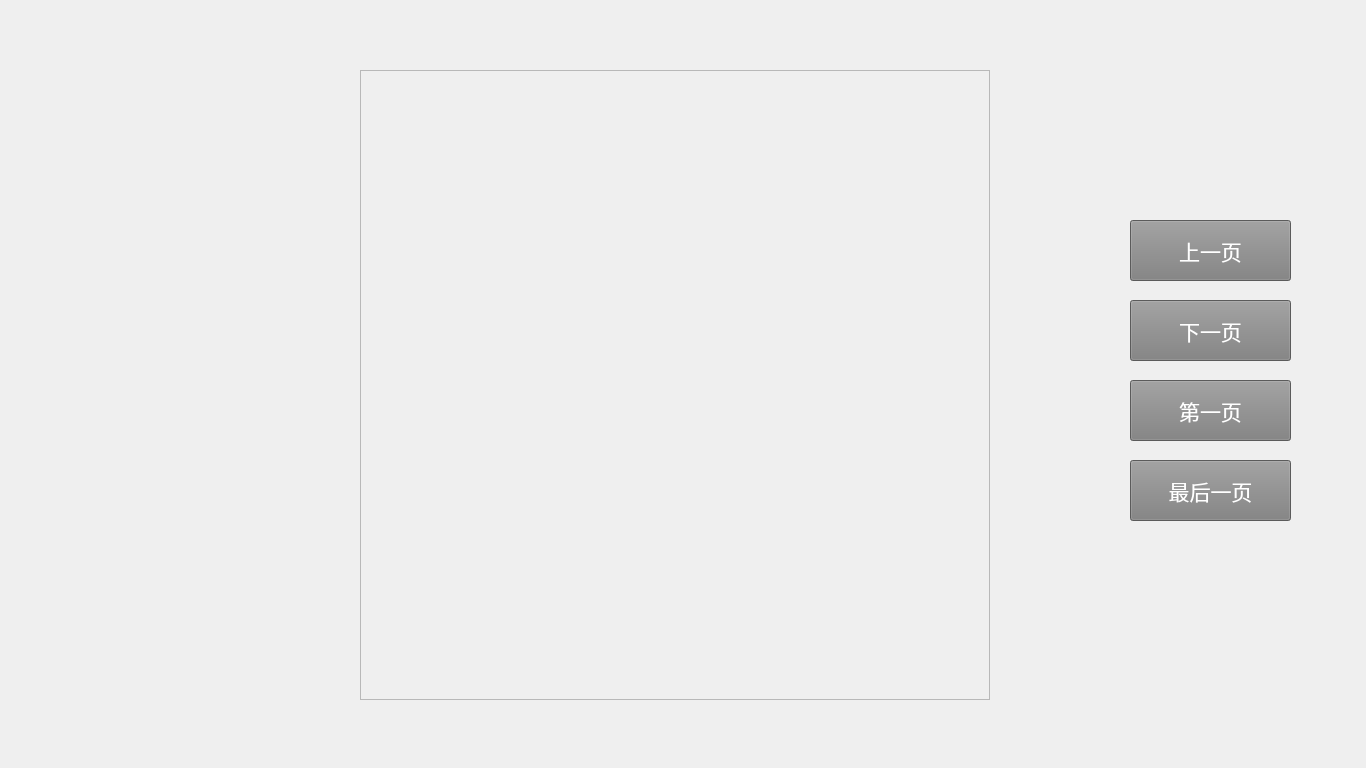
<?xml version="1.0" encoding="UTF-8"?>
<ui version="4.0">
 <class>ColorChart</class>
 <widget class="QWidget" name="ColorChart">
  <property name="geometry">
   <rect>
    <x>0</x>
    <y>0</y>
    <width>1366</width>
    <height>768</height>
   </rect>
  </property>
  <property name="windowTitle">
   <string>Form</string>
  </property>
  <widget class="QPushButton" name="btnNext">
   <property name="geometry">
    <rect>
     <x>1130</x>
     <y>300</y>
     <width>161</width>
     <height>61</height>
    </rect>
   </property>
   <property name="palette">
    <palette>
     <active>
      <colorrole role="WindowText">
       <brush brushstyle="SolidPattern">
        <color alpha="255">
         <red>255</red>
         <green>255</green>
         <blue>255</blue>
        </color>
       </brush>
      </colorrole>
      <colorrole role="Button">
       <brush brushstyle="SolidPattern">
        <color alpha="255">
         <red>127</red>
         <green>127</green>
         <blue>127</blue>
        </color>
       </brush>
      </colorrole>
      <colorrole role="Light">
       <brush brushstyle="SolidPattern">
        <color alpha="255">
         <red>191</red>
         <green>191</green>
         <blue>191</blue>
        </color>
       </brush>
      </colorrole>
      <colorrole role="Midlight">
       <brush brushstyle="SolidPattern">
        <color alpha="255">
         <red>159</red>
         <green>159</green>
         <blue>159</blue>
        </color>
       </brush>
      </colorrole>
      <colorrole role="Dark">
       <brush brushstyle="SolidPattern">
        <color alpha="255">
         <red>63</red>
         <green>63</green>
         <blue>63</blue>
        </color>
       </brush>
      </colorrole>
      <colorrole role="Mid">
       <brush brushstyle="SolidPattern">
        <color alpha="255">
         <red>84</red>
         <green>84</green>
         <blue>84</blue>
        </color>
       </brush>
      </colorrole>
      <colorrole role="Text">
       <brush brushstyle="SolidPattern">
        <color alpha="255">
         <red>255</red>
         <green>255</green>
         <blue>255</blue>
        </color>
       </brush>
      </colorrole>
      <colorrole role="BrightText">
       <brush brushstyle="SolidPattern">
        <color alpha="255">
         <red>255</red>
         <green>255</green>
         <blue>255</blue>
        </color>
       </brush>
      </colorrole>
      <colorrole role="ButtonText">
       <brush brushstyle="SolidPattern">
        <color alpha="255">
         <red>255</red>
         <green>255</green>
         <blue>255</blue>
        </color>
       </brush>
      </colorrole>
      <colorrole role="Base">
       <brush brushstyle="SolidPattern">
        <color alpha="255">
         <red>0</red>
         <green>0</green>
         <blue>0</blue>
        </color>
       </brush>
      </colorrole>
      <colorrole role="Window">
       <brush brushstyle="SolidPattern">
        <color alpha="255">
         <red>127</red>
         <green>127</green>
         <blue>127</blue>
        </color>
       </brush>
      </colorrole>
      <colorrole role="Shadow">
       <brush brushstyle="SolidPattern">
        <color alpha="255">
         <red>0</red>
         <green>0</green>
         <blue>0</blue>
        </color>
       </brush>
      </colorrole>
      <colorrole role="AlternateBase">
       <brush brushstyle="SolidPattern">
        <color alpha="255">
         <red>63</red>
         <green>63</green>
         <blue>63</blue>
        </color>
       </brush>
      </colorrole>
      <colorrole role="ToolTipBase">
       <brush brushstyle="SolidPattern">
        <color alpha="255">
         <red>255</red>
         <green>255</green>
         <blue>220</blue>
        </color>
       </brush>
      </colorrole>
      <colorrole role="ToolTipText">
       <brush brushstyle="SolidPattern">
        <color alpha="255">
         <red>0</red>
         <green>0</green>
         <blue>0</blue>
        </color>
       </brush>
      </colorrole>
     </active>
     <inactive>
      <colorrole role="WindowText">
       <brush brushstyle="SolidPattern">
        <color alpha="255">
         <red>255</red>
         <green>255</green>
         <blue>255</blue>
        </color>
       </brush>
      </colorrole>
      <colorrole role="Button">
       <brush brushstyle="SolidPattern">
        <color alpha="255">
         <red>127</red>
         <green>127</green>
         <blue>127</blue>
        </color>
       </brush>
      </colorrole>
      <colorrole role="Light">
       <brush brushstyle="SolidPattern">
        <color alpha="255">
         <red>191</red>
         <green>191</green>
         <blue>191</blue>
        </color>
       </brush>
      </colorrole>
      <colorrole role="Midlight">
       <brush brushstyle="SolidPattern">
        <color alpha="255">
         <red>159</red>
         <green>159</green>
         <blue>159</blue>
        </color>
       </brush>
      </colorrole>
      <colorrole role="Dark">
       <brush brushstyle="SolidPattern">
        <color alpha="255">
         <red>63</red>
         <green>63</green>
         <blue>63</blue>
        </color>
       </brush>
      </colorrole>
      <colorrole role="Mid">
       <brush brushstyle="SolidPattern">
        <color alpha="255">
         <red>84</red>
         <green>84</green>
         <blue>84</blue>
        </color>
       </brush>
      </colorrole>
      <colorrole role="Text">
       <brush brushstyle="SolidPattern">
        <color alpha="255">
         <red>255</red>
         <green>255</green>
         <blue>255</blue>
        </color>
       </brush>
      </colorrole>
      <colorrole role="BrightText">
       <brush brushstyle="SolidPattern">
        <color alpha="255">
         <red>255</red>
         <green>255</green>
         <blue>255</blue>
        </color>
       </brush>
      </colorrole>
      <colorrole role="ButtonText">
       <brush brushstyle="SolidPattern">
        <color alpha="255">
         <red>255</red>
         <green>255</green>
         <blue>255</blue>
        </color>
       </brush>
      </colorrole>
      <colorrole role="Base">
       <brush brushstyle="SolidPattern">
        <color alpha="255">
         <red>0</red>
         <green>0</green>
         <blue>0</blue>
        </color>
       </brush>
      </colorrole>
      <colorrole role="Window">
       <brush brushstyle="SolidPattern">
        <color alpha="255">
         <red>127</red>
         <green>127</green>
         <blue>127</blue>
        </color>
       </brush>
      </colorrole>
      <colorrole role="Shadow">
       <brush brushstyle="SolidPattern">
        <color alpha="255">
         <red>0</red>
         <green>0</green>
         <blue>0</blue>
        </color>
       </brush>
      </colorrole>
      <colorrole role="AlternateBase">
       <brush brushstyle="SolidPattern">
        <color alpha="255">
         <red>63</red>
         <green>63</green>
         <blue>63</blue>
        </color>
       </brush>
      </colorrole>
      <colorrole role="ToolTipBase">
       <brush brushstyle="SolidPattern">
        <color alpha="255">
         <red>255</red>
         <green>255</green>
         <blue>220</blue>
        </color>
       </brush>
      </colorrole>
      <colorrole role="ToolTipText">
       <brush brushstyle="SolidPattern">
        <color alpha="255">
         <red>0</red>
         <green>0</green>
         <blue>0</blue>
        </color>
       </brush>
      </colorrole>
     </inactive>
     <disabled>
      <colorrole role="WindowText">
       <brush brushstyle="SolidPattern">
        <color alpha="255">
         <red>63</red>
         <green>63</green>
         <blue>63</blue>
        </color>
       </brush>
      </colorrole>
      <colorrole role="Button">
       <brush brushstyle="SolidPattern">
        <color alpha="255">
         <red>127</red>
         <green>127</green>
         <blue>127</blue>
        </color>
       </brush>
      </colorrole>
      <colorrole role="Light">
       <brush brushstyle="SolidPattern">
        <color alpha="255">
         <red>191</red>
         <green>191</green>
         <blue>191</blue>
        </color>
       </brush>
      </colorrole>
      <colorrole role="Midlight">
       <brush brushstyle="SolidPattern">
        <color alpha="255">
         <red>159</red>
         <green>159</green>
         <blue>159</blue>
        </color>
       </brush>
      </colorrole>
      <colorrole role="Dark">
       <brush brushstyle="SolidPattern">
        <color alpha="255">
         <red>63</red>
         <green>63</green>
         <blue>63</blue>
        </color>
       </brush>
      </colorrole>
      <colorrole role="Mid">
       <brush brushstyle="SolidPattern">
        <color alpha="255">
         <red>84</red>
         <green>84</green>
         <blue>84</blue>
        </color>
       </brush>
      </colorrole>
      <colorrole role="Text">
       <brush brushstyle="SolidPattern">
        <color alpha="255">
         <red>63</red>
         <green>63</green>
         <blue>63</blue>
        </color>
       </brush>
      </colorrole>
      <colorrole role="BrightText">
       <brush brushstyle="SolidPattern">
        <color alpha="255">
         <red>255</red>
         <green>255</green>
         <blue>255</blue>
        </color>
       </brush>
      </colorrole>
      <colorrole role="ButtonText">
       <brush brushstyle="SolidPattern">
        <color alpha="255">
         <red>63</red>
         <green>63</green>
         <blue>63</blue>
        </color>
       </brush>
      </colorrole>
      <colorrole role="Base">
       <brush brushstyle="SolidPattern">
        <color alpha="255">
         <red>127</red>
         <green>127</green>
         <blue>127</blue>
        </color>
       </brush>
      </colorrole>
      <colorrole role="Window">
       <brush brushstyle="SolidPattern">
        <color alpha="255">
         <red>127</red>
         <green>127</green>
         <blue>127</blue>
        </color>
       </brush>
      </colorrole>
      <colorrole role="Shadow">
       <brush brushstyle="SolidPattern">
        <color alpha="255">
         <red>0</red>
         <green>0</green>
         <blue>0</blue>
        </color>
       </brush>
      </colorrole>
      <colorrole role="AlternateBase">
       <brush brushstyle="SolidPattern">
        <color alpha="255">
         <red>127</red>
         <green>127</green>
         <blue>127</blue>
        </color>
       </brush>
      </colorrole>
      <colorrole role="ToolTipBase">
       <brush brushstyle="SolidPattern">
        <color alpha="255">
         <red>255</red>
         <green>255</green>
         <blue>220</blue>
        </color>
       </brush>
      </colorrole>
      <colorrole role="ToolTipText">
       <brush brushstyle="SolidPattern">
        <color alpha="255">
         <red>0</red>
         <green>0</green>
         <blue>0</blue>
        </color>
       </brush>
      </colorrole>
     </disabled>
    </palette>
   </property>
   <property name="font">
    <font>
     <family>文泉驛等寬微米黑</family>
     <pointsize>16</pointsize>
    </font>
   </property>
   <property name="focusPolicy">
    <enum>Qt::NoFocus</enum>
   </property>
   <property name="styleSheet">
    <string notr="true">border-image: url(:/rsc/images/btnecg.png);</string>
   </property>
   <property name="text">
    <string>下一页</string>
   </property>
   <property name="icon">
    <iconset theme="QStyle::SP_ArrowBack">
     <normaloff/>
    </iconset>
   </property>
  </widget>
  <widget class="QPushButton" name="btnPrevious">
   <property name="geometry">
    <rect>
     <x>1130</x>
     <y>220</y>
     <width>161</width>
     <height>61</height>
    </rect>
   </property>
   <property name="palette">
    <palette>
     <active>
      <colorrole role="WindowText">
       <brush brushstyle="SolidPattern">
        <color alpha="255">
         <red>255</red>
         <green>255</green>
         <blue>255</blue>
        </color>
       </brush>
      </colorrole>
      <colorrole role="Button">
       <brush brushstyle="SolidPattern">
        <color alpha="255">
         <red>127</red>
         <green>127</green>
         <blue>127</blue>
        </color>
       </brush>
      </colorrole>
      <colorrole role="Light">
       <brush brushstyle="SolidPattern">
        <color alpha="255">
         <red>191</red>
         <green>191</green>
         <blue>191</blue>
        </color>
       </brush>
      </colorrole>
      <colorrole role="Midlight">
       <brush brushstyle="SolidPattern">
        <color alpha="255">
         <red>159</red>
         <green>159</green>
         <blue>159</blue>
        </color>
       </brush>
      </colorrole>
      <colorrole role="Dark">
       <brush brushstyle="SolidPattern">
        <color alpha="255">
         <red>63</red>
         <green>63</green>
         <blue>63</blue>
        </color>
       </brush>
      </colorrole>
      <colorrole role="Mid">
       <brush brushstyle="SolidPattern">
        <color alpha="255">
         <red>84</red>
         <green>84</green>
         <blue>84</blue>
        </color>
       </brush>
      </colorrole>
      <colorrole role="Text">
       <brush brushstyle="SolidPattern">
        <color alpha="255">
         <red>255</red>
         <green>255</green>
         <blue>255</blue>
        </color>
       </brush>
      </colorrole>
      <colorrole role="BrightText">
       <brush brushstyle="SolidPattern">
        <color alpha="255">
         <red>255</red>
         <green>255</green>
         <blue>255</blue>
        </color>
       </brush>
      </colorrole>
      <colorrole role="ButtonText">
       <brush brushstyle="SolidPattern">
        <color alpha="255">
         <red>255</red>
         <green>255</green>
         <blue>255</blue>
        </color>
       </brush>
      </colorrole>
      <colorrole role="Base">
       <brush brushstyle="SolidPattern">
        <color alpha="255">
         <red>0</red>
         <green>0</green>
         <blue>0</blue>
        </color>
       </brush>
      </colorrole>
      <colorrole role="Window">
       <brush brushstyle="SolidPattern">
        <color alpha="255">
         <red>127</red>
         <green>127</green>
         <blue>127</blue>
        </color>
       </brush>
      </colorrole>
      <colorrole role="Shadow">
       <brush brushstyle="SolidPattern">
        <color alpha="255">
         <red>0</red>
         <green>0</green>
         <blue>0</blue>
        </color>
       </brush>
      </colorrole>
      <colorrole role="AlternateBase">
       <brush brushstyle="SolidPattern">
        <color alpha="255">
         <red>63</red>
         <green>63</green>
         <blue>63</blue>
        </color>
       </brush>
      </colorrole>
      <colorrole role="ToolTipBase">
       <brush brushstyle="SolidPattern">
        <color alpha="255">
         <red>255</red>
         <green>255</green>
         <blue>220</blue>
        </color>
       </brush>
      </colorrole>
      <colorrole role="ToolTipText">
       <brush brushstyle="SolidPattern">
        <color alpha="255">
         <red>0</red>
         <green>0</green>
         <blue>0</blue>
        </color>
       </brush>
      </colorrole>
     </active>
     <inactive>
      <colorrole role="WindowText">
       <brush brushstyle="SolidPattern">
        <color alpha="255">
         <red>255</red>
         <green>255</green>
         <blue>255</blue>
        </color>
       </brush>
      </colorrole>
      <colorrole role="Button">
       <brush brushstyle="SolidPattern">
        <color alpha="255">
         <red>127</red>
         <green>127</green>
         <blue>127</blue>
        </color>
       </brush>
      </colorrole>
      <colorrole role="Light">
       <brush brushstyle="SolidPattern">
        <color alpha="255">
         <red>191</red>
         <green>191</green>
         <blue>191</blue>
        </color>
       </brush>
      </colorrole>
      <colorrole role="Midlight">
       <brush brushstyle="SolidPattern">
        <color alpha="255">
         <red>159</red>
         <green>159</green>
         <blue>159</blue>
        </color>
       </brush>
      </colorrole>
      <colorrole role="Dark">
       <brush brushstyle="SolidPattern">
        <color alpha="255">
         <red>63</red>
         <green>63</green>
         <blue>63</blue>
        </color>
       </brush>
      </colorrole>
      <colorrole role="Mid">
       <brush brushstyle="SolidPattern">
        <color alpha="255">
         <red>84</red>
         <green>84</green>
         <blue>84</blue>
        </color>
       </brush>
      </colorrole>
      <colorrole role="Text">
       <brush brushstyle="SolidPattern">
        <color alpha="255">
         <red>255</red>
         <green>255</green>
         <blue>255</blue>
        </color>
       </brush>
      </colorrole>
      <colorrole role="BrightText">
       <brush brushstyle="SolidPattern">
        <color alpha="255">
         <red>255</red>
         <green>255</green>
         <blue>255</blue>
        </color>
       </brush>
      </colorrole>
      <colorrole role="ButtonText">
       <brush brushstyle="SolidPattern">
        <color alpha="255">
         <red>255</red>
         <green>255</green>
         <blue>255</blue>
        </color>
       </brush>
      </colorrole>
      <colorrole role="Base">
       <brush brushstyle="SolidPattern">
        <color alpha="255">
         <red>0</red>
         <green>0</green>
         <blue>0</blue>
        </color>
       </brush>
      </colorrole>
      <colorrole role="Window">
       <brush brushstyle="SolidPattern">
        <color alpha="255">
         <red>127</red>
         <green>127</green>
         <blue>127</blue>
        </color>
       </brush>
      </colorrole>
      <colorrole role="Shadow">
       <brush brushstyle="SolidPattern">
        <color alpha="255">
         <red>0</red>
         <green>0</green>
         <blue>0</blue>
        </color>
       </brush>
      </colorrole>
      <colorrole role="AlternateBase">
       <brush brushstyle="SolidPattern">
        <color alpha="255">
         <red>63</red>
         <green>63</green>
         <blue>63</blue>
        </color>
       </brush>
      </colorrole>
      <colorrole role="ToolTipBase">
       <brush brushstyle="SolidPattern">
        <color alpha="255">
         <red>255</red>
         <green>255</green>
         <blue>220</blue>
        </color>
       </brush>
      </colorrole>
      <colorrole role="ToolTipText">
       <brush brushstyle="SolidPattern">
        <color alpha="255">
         <red>0</red>
         <green>0</green>
         <blue>0</blue>
        </color>
       </brush>
      </colorrole>
     </inactive>
     <disabled>
      <colorrole role="WindowText">
       <brush brushstyle="SolidPattern">
        <color alpha="255">
         <red>63</red>
         <green>63</green>
         <blue>63</blue>
        </color>
       </brush>
      </colorrole>
      <colorrole role="Button">
       <brush brushstyle="SolidPattern">
        <color alpha="255">
         <red>127</red>
         <green>127</green>
         <blue>127</blue>
        </color>
       </brush>
      </colorrole>
      <colorrole role="Light">
       <brush brushstyle="SolidPattern">
        <color alpha="255">
         <red>191</red>
         <green>191</green>
         <blue>191</blue>
        </color>
       </brush>
      </colorrole>
      <colorrole role="Midlight">
       <brush brushstyle="SolidPattern">
        <color alpha="255">
         <red>159</red>
         <green>159</green>
         <blue>159</blue>
        </color>
       </brush>
      </colorrole>
      <colorrole role="Dark">
       <brush brushstyle="SolidPattern">
        <color alpha="255">
         <red>63</red>
         <green>63</green>
         <blue>63</blue>
        </color>
       </brush>
      </colorrole>
      <colorrole role="Mid">
       <brush brushstyle="SolidPattern">
        <color alpha="255">
         <red>84</red>
         <green>84</green>
         <blue>84</blue>
        </color>
       </brush>
      </colorrole>
      <colorrole role="Text">
       <brush brushstyle="SolidPattern">
        <color alpha="255">
         <red>63</red>
         <green>63</green>
         <blue>63</blue>
        </color>
       </brush>
      </colorrole>
      <colorrole role="BrightText">
       <brush brushstyle="SolidPattern">
        <color alpha="255">
         <red>255</red>
         <green>255</green>
         <blue>255</blue>
        </color>
       </brush>
      </colorrole>
      <colorrole role="ButtonText">
       <brush brushstyle="SolidPattern">
        <color alpha="255">
         <red>63</red>
         <green>63</green>
         <blue>63</blue>
        </color>
       </brush>
      </colorrole>
      <colorrole role="Base">
       <brush brushstyle="SolidPattern">
        <color alpha="255">
         <red>127</red>
         <green>127</green>
         <blue>127</blue>
        </color>
       </brush>
      </colorrole>
      <colorrole role="Window">
       <brush brushstyle="SolidPattern">
        <color alpha="255">
         <red>127</red>
         <green>127</green>
         <blue>127</blue>
        </color>
       </brush>
      </colorrole>
      <colorrole role="Shadow">
       <brush brushstyle="SolidPattern">
        <color alpha="255">
         <red>0</red>
         <green>0</green>
         <blue>0</blue>
        </color>
       </brush>
      </colorrole>
      <colorrole role="AlternateBase">
       <brush brushstyle="SolidPattern">
        <color alpha="255">
         <red>127</red>
         <green>127</green>
         <blue>127</blue>
        </color>
       </brush>
      </colorrole>
      <colorrole role="ToolTipBase">
       <brush brushstyle="SolidPattern">
        <color alpha="255">
         <red>255</red>
         <green>255</green>
         <blue>220</blue>
        </color>
       </brush>
      </colorrole>
      <colorrole role="ToolTipText">
       <brush brushstyle="SolidPattern">
        <color alpha="255">
         <red>0</red>
         <green>0</green>
         <blue>0</blue>
        </color>
       </brush>
      </colorrole>
     </disabled>
    </palette>
   </property>
   <property name="font">
    <font>
     <family>文泉驛等寬微米黑</family>
     <pointsize>16</pointsize>
    </font>
   </property>
   <property name="focusPolicy">
    <enum>Qt::NoFocus</enum>
   </property>
   <property name="styleSheet">
    <string notr="true">border-image: url(:/rsc/images/btnecg.png);</string>
   </property>
   <property name="text">
    <string>上一页</string>
   </property>
  </widget>
  <widget class="QFrame" name="frame">
   <property name="geometry">
    <rect>
     <x>360</x>
     <y>70</y>
     <width>630</width>
     <height>630</height>
    </rect>
   </property>
   <property name="frameShape">
    <enum>QFrame::StyledPanel</enum>
   </property>
   <property name="frameShadow">
    <enum>QFrame::Raised</enum>
   </property>
  </widget>
  <widget class="QPushButton" name="btnLastPage">
   <property name="geometry">
    <rect>
     <x>1130</x>
     <y>460</y>
     <width>161</width>
     <height>61</height>
    </rect>
   </property>
   <property name="palette">
    <palette>
     <active>
      <colorrole role="WindowText">
       <brush brushstyle="SolidPattern">
        <color alpha="255">
         <red>255</red>
         <green>255</green>
         <blue>255</blue>
        </color>
       </brush>
      </colorrole>
      <colorrole role="Button">
       <brush brushstyle="SolidPattern">
        <color alpha="255">
         <red>127</red>
         <green>127</green>
         <blue>127</blue>
        </color>
       </brush>
      </colorrole>
      <colorrole role="Light">
       <brush brushstyle="SolidPattern">
        <color alpha="255">
         <red>191</red>
         <green>191</green>
         <blue>191</blue>
        </color>
       </brush>
      </colorrole>
      <colorrole role="Midlight">
       <brush brushstyle="SolidPattern">
        <color alpha="255">
         <red>159</red>
         <green>159</green>
         <blue>159</blue>
        </color>
       </brush>
      </colorrole>
      <colorrole role="Dark">
       <brush brushstyle="SolidPattern">
        <color alpha="255">
         <red>63</red>
         <green>63</green>
         <blue>63</blue>
        </color>
       </brush>
      </colorrole>
      <colorrole role="Mid">
       <brush brushstyle="SolidPattern">
        <color alpha="255">
         <red>84</red>
         <green>84</green>
         <blue>84</blue>
        </color>
       </brush>
      </colorrole>
      <colorrole role="Text">
       <brush brushstyle="SolidPattern">
        <color alpha="255">
         <red>255</red>
         <green>255</green>
         <blue>255</blue>
        </color>
       </brush>
      </colorrole>
      <colorrole role="BrightText">
       <brush brushstyle="SolidPattern">
        <color alpha="255">
         <red>255</red>
         <green>255</green>
         <blue>255</blue>
        </color>
       </brush>
      </colorrole>
      <colorrole role="ButtonText">
       <brush brushstyle="SolidPattern">
        <color alpha="255">
         <red>255</red>
         <green>255</green>
         <blue>255</blue>
        </color>
       </brush>
      </colorrole>
      <colorrole role="Base">
       <brush brushstyle="SolidPattern">
        <color alpha="255">
         <red>0</red>
         <green>0</green>
         <blue>0</blue>
        </color>
       </brush>
      </colorrole>
      <colorrole role="Window">
       <brush brushstyle="SolidPattern">
        <color alpha="255">
         <red>127</red>
         <green>127</green>
         <blue>127</blue>
        </color>
       </brush>
      </colorrole>
      <colorrole role="Shadow">
       <brush brushstyle="SolidPattern">
        <color alpha="255">
         <red>0</red>
         <green>0</green>
         <blue>0</blue>
        </color>
       </brush>
      </colorrole>
      <colorrole role="AlternateBase">
       <brush brushstyle="SolidPattern">
        <color alpha="255">
         <red>63</red>
         <green>63</green>
         <blue>63</blue>
        </color>
       </brush>
      </colorrole>
      <colorrole role="ToolTipBase">
       <brush brushstyle="SolidPattern">
        <color alpha="255">
         <red>255</red>
         <green>255</green>
         <blue>220</blue>
        </color>
       </brush>
      </colorrole>
      <colorrole role="ToolTipText">
       <brush brushstyle="SolidPattern">
        <color alpha="255">
         <red>0</red>
         <green>0</green>
         <blue>0</blue>
        </color>
       </brush>
      </colorrole>
     </active>
     <inactive>
      <colorrole role="WindowText">
       <brush brushstyle="SolidPattern">
        <color alpha="255">
         <red>255</red>
         <green>255</green>
         <blue>255</blue>
        </color>
       </brush>
      </colorrole>
      <colorrole role="Button">
       <brush brushstyle="SolidPattern">
        <color alpha="255">
         <red>127</red>
         <green>127</green>
         <blue>127</blue>
        </color>
       </brush>
      </colorrole>
      <colorrole role="Light">
       <brush brushstyle="SolidPattern">
        <color alpha="255">
         <red>191</red>
         <green>191</green>
         <blue>191</blue>
        </color>
       </brush>
      </colorrole>
      <colorrole role="Midlight">
       <brush brushstyle="SolidPattern">
        <color alpha="255">
         <red>159</red>
         <green>159</green>
         <blue>159</blue>
        </color>
       </brush>
      </colorrole>
      <colorrole role="Dark">
       <brush brushstyle="SolidPattern">
        <color alpha="255">
         <red>63</red>
         <green>63</green>
         <blue>63</blue>
        </color>
       </brush>
      </colorrole>
      <colorrole role="Mid">
       <brush brushstyle="SolidPattern">
        <color alpha="255">
         <red>84</red>
         <green>84</green>
         <blue>84</blue>
        </color>
       </brush>
      </colorrole>
      <colorrole role="Text">
       <brush brushstyle="SolidPattern">
        <color alpha="255">
         <red>255</red>
         <green>255</green>
         <blue>255</blue>
        </color>
       </brush>
      </colorrole>
      <colorrole role="BrightText">
       <brush brushstyle="SolidPattern">
        <color alpha="255">
         <red>255</red>
         <green>255</green>
         <blue>255</blue>
        </color>
       </brush>
      </colorrole>
      <colorrole role="ButtonText">
       <brush brushstyle="SolidPattern">
        <color alpha="255">
         <red>255</red>
         <green>255</green>
         <blue>255</blue>
        </color>
       </brush>
      </colorrole>
      <colorrole role="Base">
       <brush brushstyle="SolidPattern">
        <color alpha="255">
         <red>0</red>
         <green>0</green>
         <blue>0</blue>
        </color>
       </brush>
      </colorrole>
      <colorrole role="Window">
       <brush brushstyle="SolidPattern">
        <color alpha="255">
         <red>127</red>
         <green>127</green>
         <blue>127</blue>
        </color>
       </brush>
      </colorrole>
      <colorrole role="Shadow">
       <brush brushstyle="SolidPattern">
        <color alpha="255">
         <red>0</red>
         <green>0</green>
         <blue>0</blue>
        </color>
       </brush>
      </colorrole>
      <colorrole role="AlternateBase">
       <brush brushstyle="SolidPattern">
        <color alpha="255">
         <red>63</red>
         <green>63</green>
         <blue>63</blue>
        </color>
       </brush>
      </colorrole>
      <colorrole role="ToolTipBase">
       <brush brushstyle="SolidPattern">
        <color alpha="255">
         <red>255</red>
         <green>255</green>
         <blue>220</blue>
        </color>
       </brush>
      </colorrole>
      <colorrole role="ToolTipText">
       <brush brushstyle="SolidPattern">
        <color alpha="255">
         <red>0</red>
         <green>0</green>
         <blue>0</blue>
        </color>
       </brush>
      </colorrole>
     </inactive>
     <disabled>
      <colorrole role="WindowText">
       <brush brushstyle="SolidPattern">
        <color alpha="255">
         <red>63</red>
         <green>63</green>
         <blue>63</blue>
        </color>
       </brush>
      </colorrole>
      <colorrole role="Button">
       <brush brushstyle="SolidPattern">
        <color alpha="255">
         <red>127</red>
         <green>127</green>
         <blue>127</blue>
        </color>
       </brush>
      </colorrole>
      <colorrole role="Light">
       <brush brushstyle="SolidPattern">
        <color alpha="255">
         <red>191</red>
         <green>191</green>
         <blue>191</blue>
        </color>
       </brush>
      </colorrole>
      <colorrole role="Midlight">
       <brush brushstyle="SolidPattern">
        <color alpha="255">
         <red>159</red>
         <green>159</green>
         <blue>159</blue>
        </color>
       </brush>
      </colorrole>
      <colorrole role="Dark">
       <brush brushstyle="SolidPattern">
        <color alpha="255">
         <red>63</red>
         <green>63</green>
         <blue>63</blue>
        </color>
       </brush>
      </colorrole>
      <colorrole role="Mid">
       <brush brushstyle="SolidPattern">
        <color alpha="255">
         <red>84</red>
         <green>84</green>
         <blue>84</blue>
        </color>
       </brush>
      </colorrole>
      <colorrole role="Text">
       <brush brushstyle="SolidPattern">
        <color alpha="255">
         <red>63</red>
         <green>63</green>
         <blue>63</blue>
        </color>
       </brush>
      </colorrole>
      <colorrole role="BrightText">
       <brush brushstyle="SolidPattern">
        <color alpha="255">
         <red>255</red>
         <green>255</green>
         <blue>255</blue>
        </color>
       </brush>
      </colorrole>
      <colorrole role="ButtonText">
       <brush brushstyle="SolidPattern">
        <color alpha="255">
         <red>63</red>
         <green>63</green>
         <blue>63</blue>
        </color>
       </brush>
      </colorrole>
      <colorrole role="Base">
       <brush brushstyle="SolidPattern">
        <color alpha="255">
         <red>127</red>
         <green>127</green>
         <blue>127</blue>
        </color>
       </brush>
      </colorrole>
      <colorrole role="Window">
       <brush brushstyle="SolidPattern">
        <color alpha="255">
         <red>127</red>
         <green>127</green>
         <blue>127</blue>
        </color>
       </brush>
      </colorrole>
      <colorrole role="Shadow">
       <brush brushstyle="SolidPattern">
        <color alpha="255">
         <red>0</red>
         <green>0</green>
         <blue>0</blue>
        </color>
       </brush>
      </colorrole>
      <colorrole role="AlternateBase">
       <brush brushstyle="SolidPattern">
        <color alpha="255">
         <red>127</red>
         <green>127</green>
         <blue>127</blue>
        </color>
       </brush>
      </colorrole>
      <colorrole role="ToolTipBase">
       <brush brushstyle="SolidPattern">
        <color alpha="255">
         <red>255</red>
         <green>255</green>
         <blue>220</blue>
        </color>
       </brush>
      </colorrole>
      <colorrole role="ToolTipText">
       <brush brushstyle="SolidPattern">
        <color alpha="255">
         <red>0</red>
         <green>0</green>
         <blue>0</blue>
        </color>
       </brush>
      </colorrole>
     </disabled>
    </palette>
   </property>
   <property name="font">
    <font>
     <family>文泉驛等寬微米黑</family>
     <pointsize>16</pointsize>
    </font>
   </property>
   <property name="focusPolicy">
    <enum>Qt::NoFocus</enum>
   </property>
   <property name="styleSheet">
    <string notr="true">border-image: url(:/rsc/images/btnecg.png);</string>
   </property>
   <property name="text">
    <string>最后一页</string>
   </property>
   <property name="icon">
    <iconset theme="QStyle::SP_ArrowBack">
     <normaloff/>
    </iconset>
   </property>
  </widget>
  <widget class="QPushButton" name="btnFirstPage">
   <property name="geometry">
    <rect>
     <x>1130</x>
     <y>380</y>
     <width>161</width>
     <height>61</height>
    </rect>
   </property>
   <property name="palette">
    <palette>
     <active>
      <colorrole role="WindowText">
       <brush brushstyle="SolidPattern">
        <color alpha="255">
         <red>255</red>
         <green>255</green>
         <blue>255</blue>
        </color>
       </brush>
      </colorrole>
      <colorrole role="Button">
       <brush brushstyle="SolidPattern">
        <color alpha="255">
         <red>127</red>
         <green>127</green>
         <blue>127</blue>
        </color>
       </brush>
      </colorrole>
      <colorrole role="Light">
       <brush brushstyle="SolidPattern">
        <color alpha="255">
         <red>191</red>
         <green>191</green>
         <blue>191</blue>
        </color>
       </brush>
      </colorrole>
      <colorrole role="Midlight">
       <brush brushstyle="SolidPattern">
        <color alpha="255">
         <red>159</red>
         <green>159</green>
         <blue>159</blue>
        </color>
       </brush>
      </colorrole>
      <colorrole role="Dark">
       <brush brushstyle="SolidPattern">
        <color alpha="255">
         <red>63</red>
         <green>63</green>
         <blue>63</blue>
        </color>
       </brush>
      </colorrole>
      <colorrole role="Mid">
       <brush brushstyle="SolidPattern">
        <color alpha="255">
         <red>84</red>
         <green>84</green>
         <blue>84</blue>
        </color>
       </brush>
      </colorrole>
      <colorrole role="Text">
       <brush brushstyle="SolidPattern">
        <color alpha="255">
         <red>255</red>
         <green>255</green>
         <blue>255</blue>
        </color>
       </brush>
      </colorrole>
      <colorrole role="BrightText">
       <brush brushstyle="SolidPattern">
        <color alpha="255">
         <red>255</red>
         <green>255</green>
         <blue>255</blue>
        </color>
       </brush>
      </colorrole>
      <colorrole role="ButtonText">
       <brush brushstyle="SolidPattern">
        <color alpha="255">
         <red>255</red>
         <green>255</green>
         <blue>255</blue>
        </color>
       </brush>
      </colorrole>
      <colorrole role="Base">
       <brush brushstyle="SolidPattern">
        <color alpha="255">
         <red>0</red>
         <green>0</green>
         <blue>0</blue>
        </color>
       </brush>
      </colorrole>
      <colorrole role="Window">
       <brush brushstyle="SolidPattern">
        <color alpha="255">
         <red>127</red>
         <green>127</green>
         <blue>127</blue>
        </color>
       </brush>
      </colorrole>
      <colorrole role="Shadow">
       <brush brushstyle="SolidPattern">
        <color alpha="255">
         <red>0</red>
         <green>0</green>
         <blue>0</blue>
        </color>
       </brush>
      </colorrole>
      <colorrole role="AlternateBase">
       <brush brushstyle="SolidPattern">
        <color alpha="255">
         <red>63</red>
         <green>63</green>
         <blue>63</blue>
        </color>
       </brush>
      </colorrole>
      <colorrole role="ToolTipBase">
       <brush brushstyle="SolidPattern">
        <color alpha="255">
         <red>255</red>
         <green>255</green>
         <blue>220</blue>
        </color>
       </brush>
      </colorrole>
      <colorrole role="ToolTipText">
       <brush brushstyle="SolidPattern">
        <color alpha="255">
         <red>0</red>
         <green>0</green>
         <blue>0</blue>
        </color>
       </brush>
      </colorrole>
     </active>
     <inactive>
      <colorrole role="WindowText">
       <brush brushstyle="SolidPattern">
        <color alpha="255">
         <red>255</red>
         <green>255</green>
         <blue>255</blue>
        </color>
       </brush>
      </colorrole>
      <colorrole role="Button">
       <brush brushstyle="SolidPattern">
        <color alpha="255">
         <red>127</red>
         <green>127</green>
         <blue>127</blue>
        </color>
       </brush>
      </colorrole>
      <colorrole role="Light">
       <brush brushstyle="SolidPattern">
        <color alpha="255">
         <red>191</red>
         <green>191</green>
         <blue>191</blue>
        </color>
       </brush>
      </colorrole>
      <colorrole role="Midlight">
       <brush brushstyle="SolidPattern">
        <color alpha="255">
         <red>159</red>
         <green>159</green>
         <blue>159</blue>
        </color>
       </brush>
      </colorrole>
      <colorrole role="Dark">
       <brush brushstyle="SolidPattern">
        <color alpha="255">
         <red>63</red>
         <green>63</green>
         <blue>63</blue>
        </color>
       </brush>
      </colorrole>
      <colorrole role="Mid">
       <brush brushstyle="SolidPattern">
        <color alpha="255">
         <red>84</red>
         <green>84</green>
         <blue>84</blue>
        </color>
       </brush>
      </colorrole>
      <colorrole role="Text">
       <brush brushstyle="SolidPattern">
        <color alpha="255">
         <red>255</red>
         <green>255</green>
         <blue>255</blue>
        </color>
       </brush>
      </colorrole>
      <colorrole role="BrightText">
       <brush brushstyle="SolidPattern">
        <color alpha="255">
         <red>255</red>
         <green>255</green>
         <blue>255</blue>
        </color>
       </brush>
      </colorrole>
      <colorrole role="ButtonText">
       <brush brushstyle="SolidPattern">
        <color alpha="255">
         <red>255</red>
         <green>255</green>
         <blue>255</blue>
        </color>
       </brush>
      </colorrole>
      <colorrole role="Base">
       <brush brushstyle="SolidPattern">
        <color alpha="255">
         <red>0</red>
         <green>0</green>
         <blue>0</blue>
        </color>
       </brush>
      </colorrole>
      <colorrole role="Window">
       <brush brushstyle="SolidPattern">
        <color alpha="255">
         <red>127</red>
         <green>127</green>
         <blue>127</blue>
        </color>
       </brush>
      </colorrole>
      <colorrole role="Shadow">
       <brush brushstyle="SolidPattern">
        <color alpha="255">
         <red>0</red>
         <green>0</green>
         <blue>0</blue>
        </color>
       </brush>
      </colorrole>
      <colorrole role="AlternateBase">
       <brush brushstyle="SolidPattern">
        <color alpha="255">
         <red>63</red>
         <green>63</green>
         <blue>63</blue>
        </color>
       </brush>
      </colorrole>
      <colorrole role="ToolTipBase">
       <brush brushstyle="SolidPattern">
        <color alpha="255">
         <red>255</red>
         <green>255</green>
         <blue>220</blue>
        </color>
       </brush>
      </colorrole>
      <colorrole role="ToolTipText">
       <brush brushstyle="SolidPattern">
        <color alpha="255">
         <red>0</red>
         <green>0</green>
         <blue>0</blue>
        </color>
       </brush>
      </colorrole>
     </inactive>
     <disabled>
      <colorrole role="WindowText">
       <brush brushstyle="SolidPattern">
        <color alpha="255">
         <red>63</red>
         <green>63</green>
         <blue>63</blue>
        </color>
       </brush>
      </colorrole>
      <colorrole role="Button">
       <brush brushstyle="SolidPattern">
        <color alpha="255">
         <red>127</red>
         <green>127</green>
         <blue>127</blue>
        </color>
       </brush>
      </colorrole>
      <colorrole role="Light">
       <brush brushstyle="SolidPattern">
        <color alpha="255">
         <red>191</red>
         <green>191</green>
         <blue>191</blue>
        </color>
       </brush>
      </colorrole>
      <colorrole role="Midlight">
       <brush brushstyle="SolidPattern">
        <color alpha="255">
         <red>159</red>
         <green>159</green>
         <blue>159</blue>
        </color>
       </brush>
      </colorrole>
      <colorrole role="Dark">
       <brush brushstyle="SolidPattern">
        <color alpha="255">
         <red>63</red>
         <green>63</green>
         <blue>63</blue>
        </color>
       </brush>
      </colorrole>
      <colorrole role="Mid">
       <brush brushstyle="SolidPattern">
        <color alpha="255">
         <red>84</red>
         <green>84</green>
         <blue>84</blue>
        </color>
       </brush>
      </colorrole>
      <colorrole role="Text">
       <brush brushstyle="SolidPattern">
        <color alpha="255">
         <red>63</red>
         <green>63</green>
         <blue>63</blue>
        </color>
       </brush>
      </colorrole>
      <colorrole role="BrightText">
       <brush brushstyle="SolidPattern">
        <color alpha="255">
         <red>255</red>
         <green>255</green>
         <blue>255</blue>
        </color>
       </brush>
      </colorrole>
      <colorrole role="ButtonText">
       <brush brushstyle="SolidPattern">
        <color alpha="255">
         <red>63</red>
         <green>63</green>
         <blue>63</blue>
        </color>
       </brush>
      </colorrole>
      <colorrole role="Base">
       <brush brushstyle="SolidPattern">
        <color alpha="255">
         <red>127</red>
         <green>127</green>
         <blue>127</blue>
        </color>
       </brush>
      </colorrole>
      <colorrole role="Window">
       <brush brushstyle="SolidPattern">
        <color alpha="255">
         <red>127</red>
         <green>127</green>
         <blue>127</blue>
        </color>
       </brush>
      </colorrole>
      <colorrole role="Shadow">
       <brush brushstyle="SolidPattern">
        <color alpha="255">
         <red>0</red>
         <green>0</green>
         <blue>0</blue>
        </color>
       </brush>
      </colorrole>
      <colorrole role="AlternateBase">
       <brush brushstyle="SolidPattern">
        <color alpha="255">
         <red>127</red>
         <green>127</green>
         <blue>127</blue>
        </color>
       </brush>
      </colorrole>
      <colorrole role="ToolTipBase">
       <brush brushstyle="SolidPattern">
        <color alpha="255">
         <red>255</red>
         <green>255</green>
         <blue>220</blue>
        </color>
       </brush>
      </colorrole>
      <colorrole role="ToolTipText">
       <brush brushstyle="SolidPattern">
        <color alpha="255">
         <red>0</red>
         <green>0</green>
         <blue>0</blue>
        </color>
       </brush>
      </colorrole>
     </disabled>
    </palette>
   </property>
   <property name="font">
    <font>
     <family>文泉驛等寬微米黑</family>
     <pointsize>16</pointsize>
    </font>
   </property>
   <property name="focusPolicy">
    <enum>Qt::NoFocus</enum>
   </property>
   <property name="styleSheet">
    <string notr="true">border-image: url(:/rsc/images/btnecg.png);</string>
   </property>
   <property name="text">
    <string>第一页</string>
   </property>
  </widget>
 </widget>
 <resources/>
 <connections/>
</ui>
